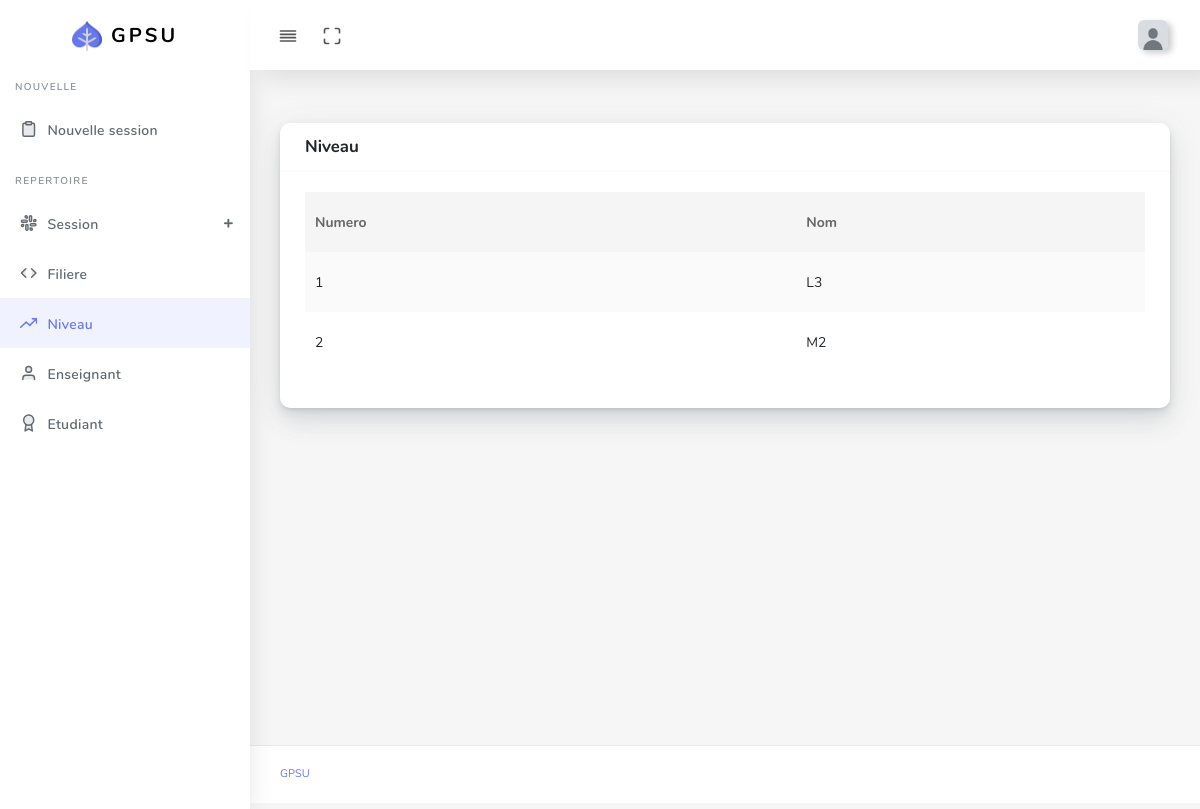
Page /level (signed in) on the committed database.
### soutenance/models.py (models this page shows)
class Level(models.Model):
    name = models.CharField(max_length=255)

### soutenance/views/admin.py (the view)
# urls.py: path('level', soutenance_admin.admin_level, name='level'),
@csrf_exempt
@login_required(login_url='login')
def admin_level(request):
    levels = Level.objects.all()
    sectors = Sector.objects.all()
    sessions = Session.objects.all()
    context = {
        'levels': levels,
        'sectors': sectors,
        'sessions': sessions,
    }
    return render(request, 'admin/level.html', context)

### templates/admin/level.html (shortened to what this page needs)
{% extends "admin/base.html" %}
{% block template %}
<div class="row">
    <div class="col-12">
      <div class="card">
        <div class="card-header d-flex justify-content-between">
            <h4>Niveau</h4>
        </div>
        <div class="card-body">
          <div class="table-responsive">
            <table class="table table-striped table-hover" id="save-stage" style="width:100%;">
              <thead>
                <tr>
                  <th>Numero</th>
                  <th>Nom</th>
                </tr>
               </thead>
              <tbody>
                {% for item in levels %}
                    <tr>
                      <td>{{ item.id }}</td>
                      <td>{{ item.name }}</td>
                    </tr>
                {% endfor %}
              </tbody>
            </table>
          </div>
        </div>
      </div>
    </div>
</div>
{% endblock %}

### rows in the picture
Level: id "1", name "L3"
Level: id "2", name "M2"
